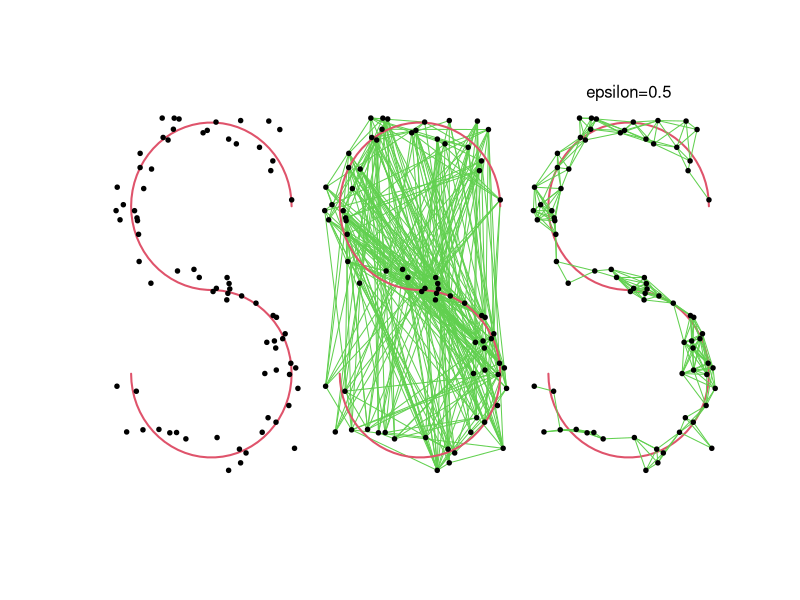
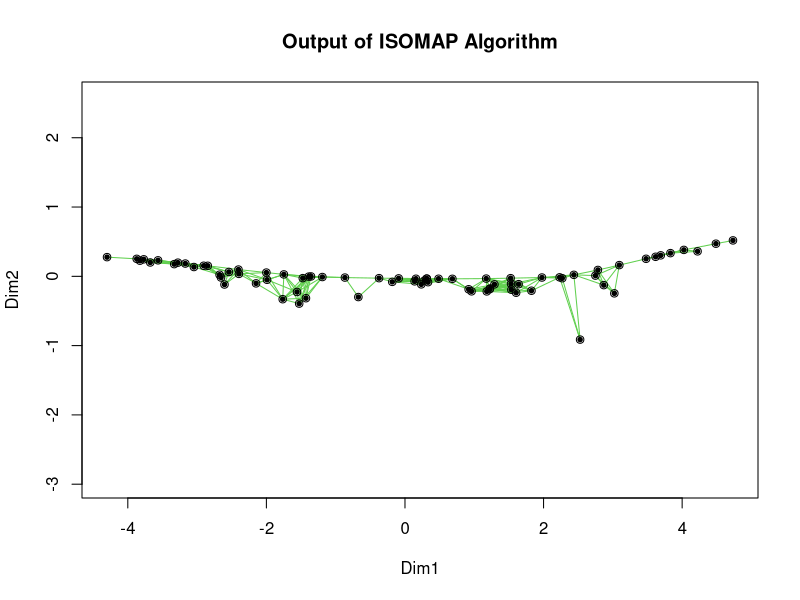
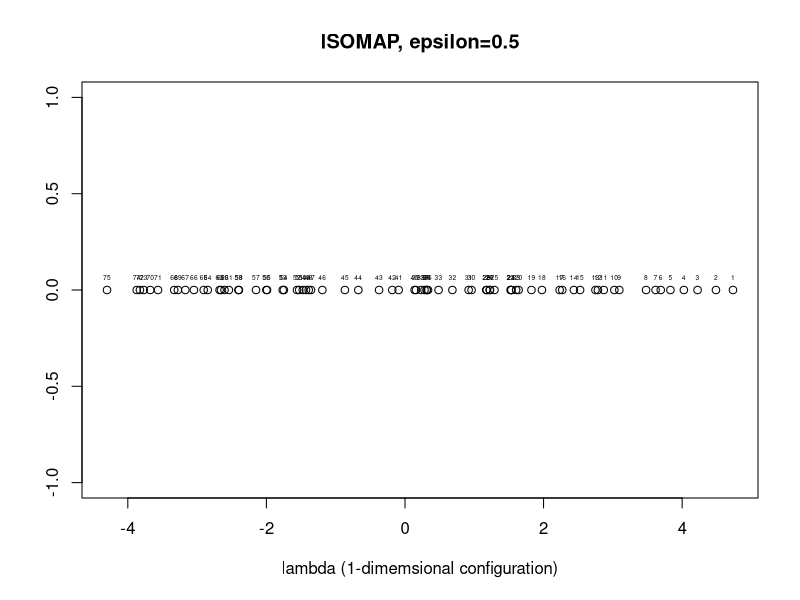
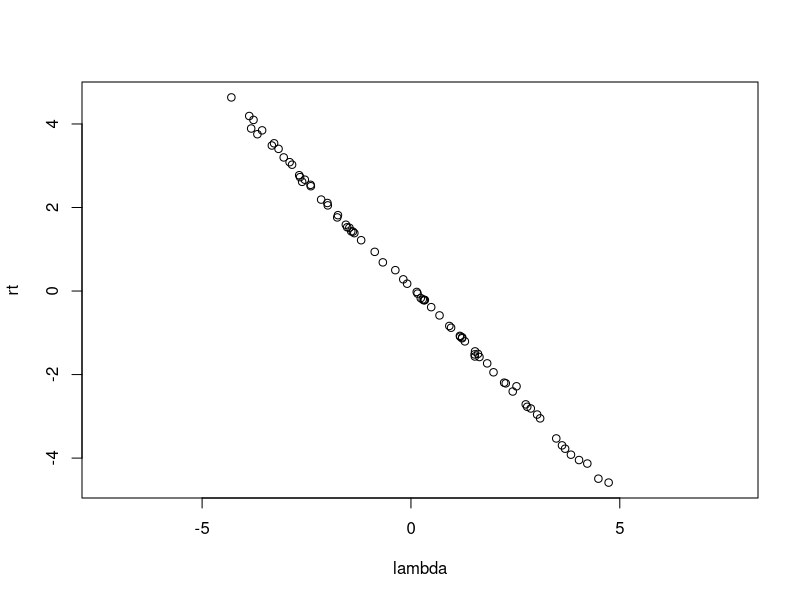
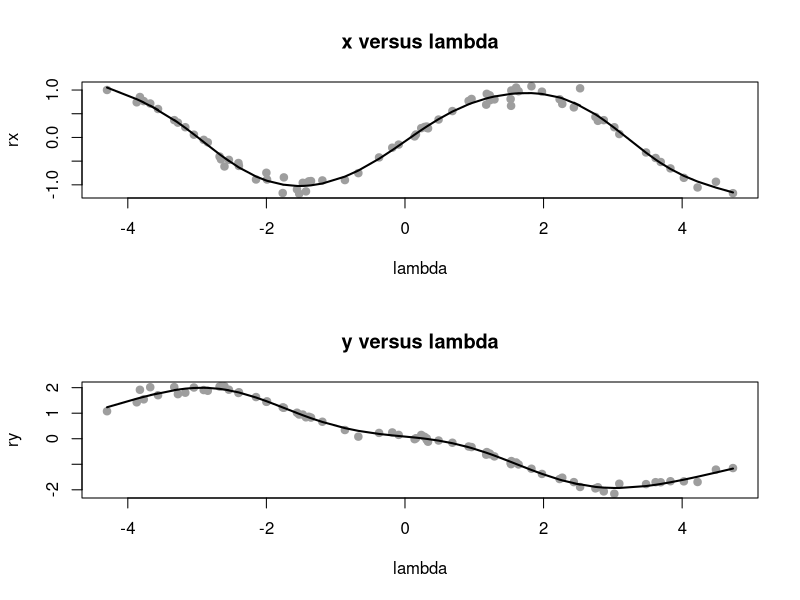
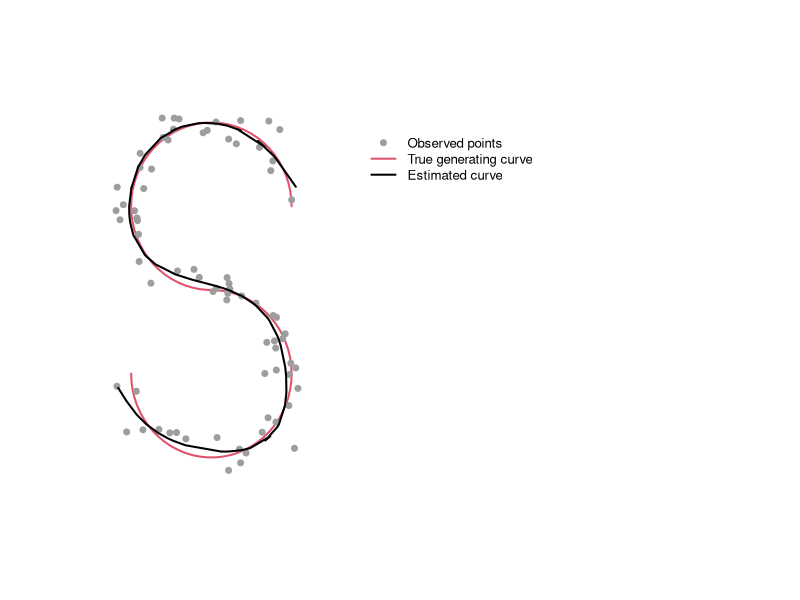

Reproduce these figures in R, in order.
## ---- chunk 1
knitr::opts_chunk$set(echo = TRUE)
## ---- chunk 2
# Portion of S shape curve, with radious R, of length 2*pi with noise

t <- seq(-1.5*pi,1.5*pi,l=100)
R<- 1
n<-75
sd.residuals <- .15
## ---- chunk 3
#windows(width=7,height=5)
set.seed(1)
A <- 2.6
plot(0,0,type="n",xlab="",ylab="",axes=FALSE,
     #     main="Ilustracion Paso 1 de ISOMAP",
     xlim=c(-1-2*sd.residuals,1+2*sd.residuals + 2*A),
     ylim=c(-2-2*sd.residuals,2+2*sd.residuals))

# S plot with points
y <- R*sign(t) - R*sign(t)*cos(t/R)
x <- -R*sin(t/R)
lines(x,y,col=2,lwd=2)
rt <- sort(runif(n)*3*pi - 1.5*pi)
residuals <- rnorm(n)*sd.residuals
ry <- R*sign(rt) - (R+residuals)*sign(rt)*cos(rt/R)
rx <- -(R+residuals)*sin(rt/R)
points(rx,ry,col=1,pch=19,cex=.6)
#lines(x,y,col=2,lwd=2)

# S plot with points and all the connections
temp.seed <- .Random.seed
for (i in 1:(n-1)){
  for (j in (i+1):n){
    if ( runif(1) <= .1 ) lines(A + rx[c(i,j)],ry[c(i,j)],col=3)
  }
}
lines(A+x,y,col=2,lwd=2)
points(A + rx,ry,col=1,pch=19,cex=.6)

# S plot with points, with connections <= eps
eps <- .5
XY <- cbind(rx,ry)
lines(2*A+x,y,col=2,lwd=2)
for (i in 1:(n-1)){
   for (j in (i+1):n){
       if ( dist(XY[c(i,j),])<= eps )lines(2*A + rx[c(i,j)],ry[c(i,j)],col=3)
   }
}
points(2*A + rx,ry,col=1,pch=19,cex=.6)
text(2*A,2.35,"epsilon=0.5")
#dev.off()
## ---- chunk 4
library(vegan)
ismp <- isomap(dist(XY),eps=eps)
## ---- chunk 5
# windows(width=9,height=3)
# pdf("ej_isomap_S_res_Engl.pdf",width=9,height=3,paper="special")
aux.plot <- plot(ismp,n.col=3,main="Output of ISOMAP Algorithm")
points(aux.plot,"sites",pch=19,cex=.6)
#dev.off()
## ---- chunk 6
q<-1 # 1-dim config
ismp.1 <- isomap(dist(XY),eps=eps, ndim=q)

lambda <- ismp.1$points[,1] # 1-dimemsional configuration
plot(lambda,rep(0,n),#as=1,    
     xlab="lambda (1-dimemsional configuration)",
     ylab="")
if (ismp.1$criterion=="epsilon"){
  title(main=paste0("ISOMAP, epsilon=",eps))
}else{
  title(main=paste0("ISOMAP, k=",k))
}
text(lambda,rep(0,n),1:n,pos=3,cex=.4)
## ---- chunk 7
plot(lambda,rt, as=1)
## ---- chunk 8
#install.packages("mgcv") # To perform spline smoothing
library(mgcv)
smooth.x <- gam(rx~s(lambda))
smooth.y <- gam(ry~s(lambda))

s.x <- smooth.x$fitted.values
s.y <- smooth.y$fitted.values

op <- par(mfrow=c(2,1))
plot(lambda,rx,col=8, pch=19, cex=1, main="x versus lambda")
lines(lambda, s.x, col=1, lwd=2)
plot(lambda,ry,col=8, pch=19, cex=1, main="y versus lambda")
lines(lambda, s.y, col=1, lwd=2)
par(op)
## ---- chunk 9
A <- 2.6
plot(0,0,type="n",xlab="",ylab="",axes=FALSE,
     xlim=c(-1-2*sd.residuals,1+2*sd.residuals + 2*A),
     ylim=c(-2-2*sd.residuals,2+2*sd.residuals))

# S plot with points
lines(x,y,col=2,lwd=2)
points(rx,ry,col=8,pch=19,cex=.8)
lines(s.x,s.y,col=1,lwd=2)

legend(.75*A,.75*A,c("Observed points","True generating curve", "Estimated curve"),
       col=c(8,2,1), pch=c(19,NA,NA), lwd=c(NA,2,2), bty="n", cex=.8)
